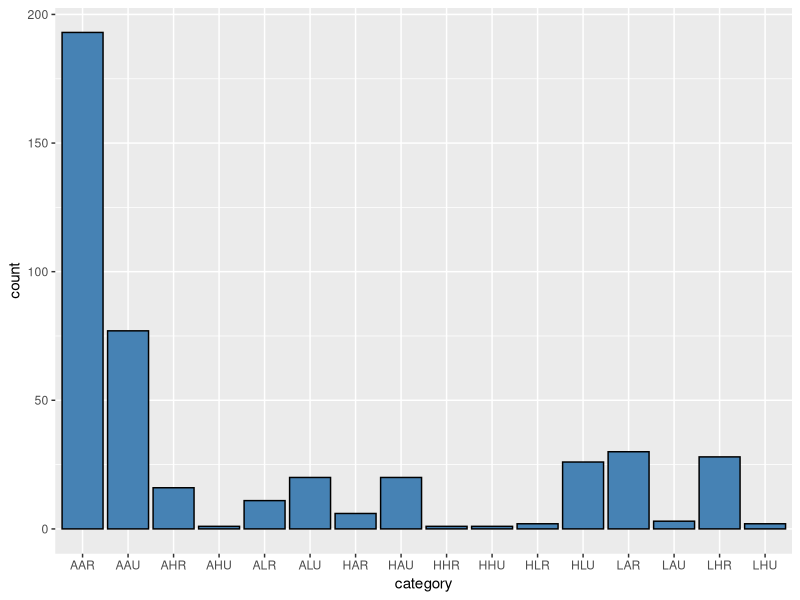
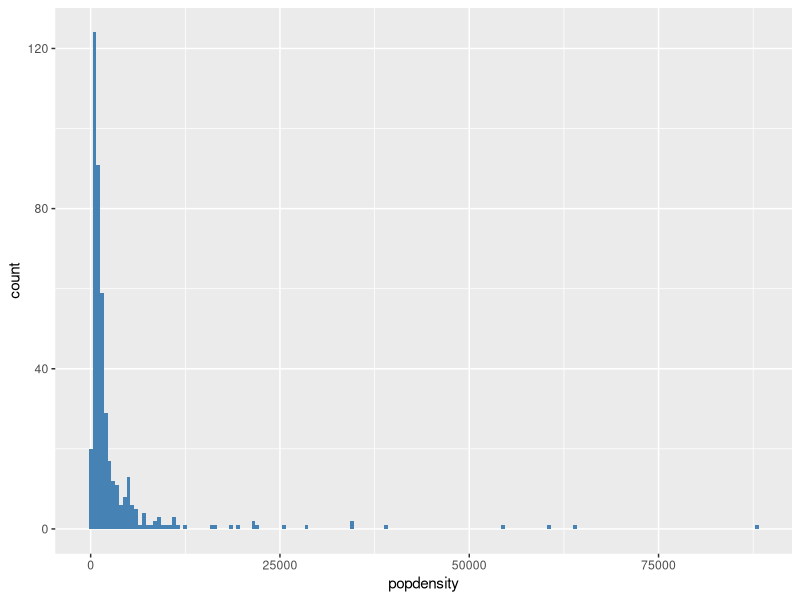
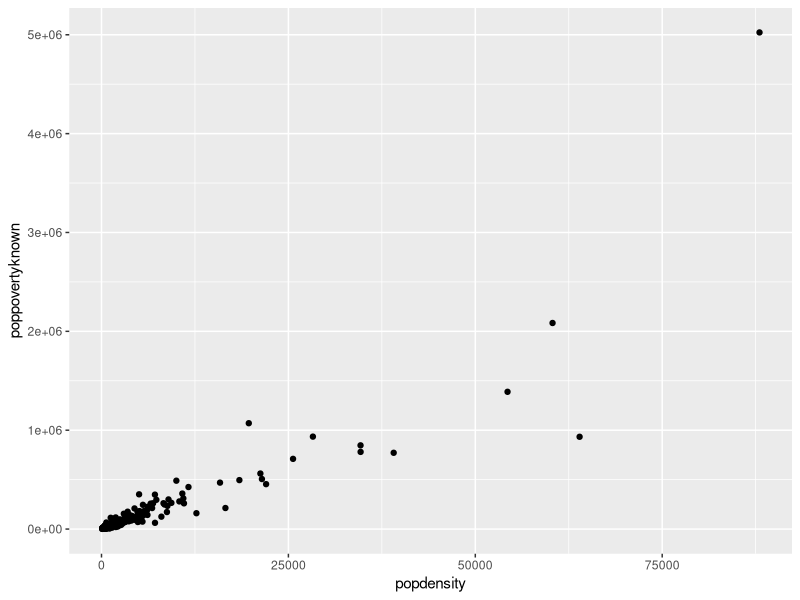
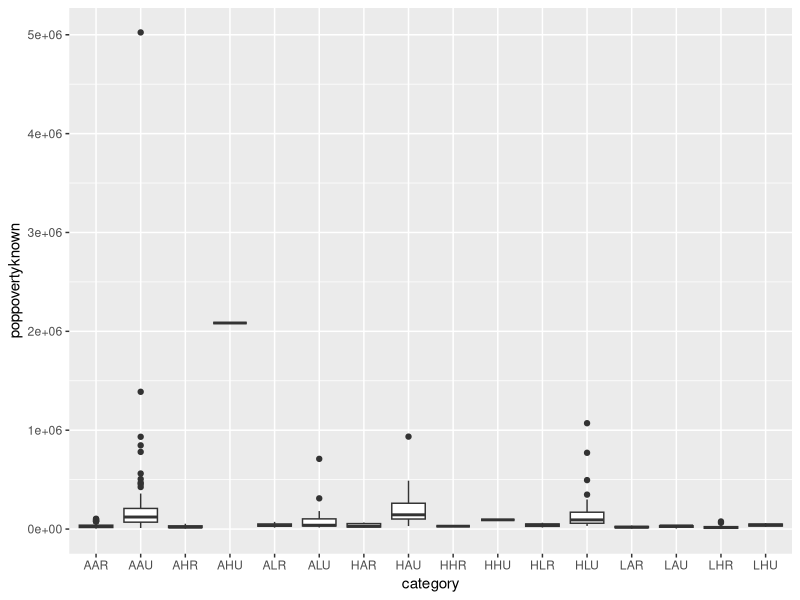

Source code (R) for these figures, in order:
library("ggplot2")
#中西部人口統計數據
midwest
#單變數：類別型
ggplot(data = midwest, aes(x = category)) + geom_bar(fill = "steelblue", colour = "black")
#單變數：連續型
ggplot(data = midwest, aes(x = popdensity)) + geom_histogram(binwidth = 500, fill = "steelblue")
#連續 vs 連續
ggplot(data = midwest, aes(x = popdensity, y=poppovertyknown)) + geom_point()
#雙變數：離散 vs 連續
ggplot(midwest, aes(x=category, y=poppovertyknown)) + geom_boxplot()
